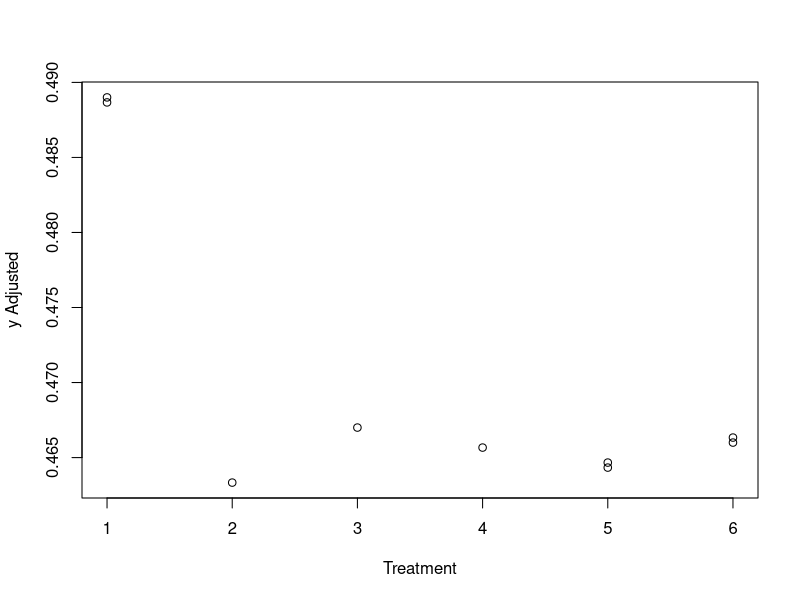

Source code (R):
# plasma-day1.r, plasma experiment, Tables 11.25-6, pp388-9

# Table 11.25, p388
plasma.data <- read.table("Data/plasma.txt", header=T)
plasma.data <- within(plasma.data, 
  {fBlock = factor(Block); fTrtmt = factor(Trtmt) })

head(plasma.data, 3)

# Analysis of day 1 data
day1.data <- subset(plasma.data, Day==1) # Keep data with "Day==1"
model2 <- lm(y ~ fBlock + fTrtmt, data=day1.data)
anova(model2)
drop1(model2, ~., test="F")

# Scheffe's method
library(lsmeans)
lsmTrtmt <- lsmeans(model2, ~ fTrtmt)
lsmTrtmt
summary(contrast(lsmTrtmt, method="pairwise", adjust="Scheffe"),
        infer=c(T,T))


# Additional code from Table 11.26, p389
# Plotting day 1 data adjusted for block effects

# Create column of block effect estimates, and compute the avg estimate
model2$coefficients # Display all model coefficient estimates
thetahat <- c(0, model2$coefficients[2:3]) # Create col of block effect ests
avgest <- mean(thetahat) # Compute average block effect estimate

# Compute adjusted y-values: yadj = y - (thetahat.h - thetahat.bar)
day1.data$yadj <- day1.data$y - (thetahat[day1.data$Block] - avgest)

# Plot day 1 data adjusted for block effects
plot(yadj ~ Trtmt, data=day1.data, xlab="Treatment", ylab="y Adjusted")
